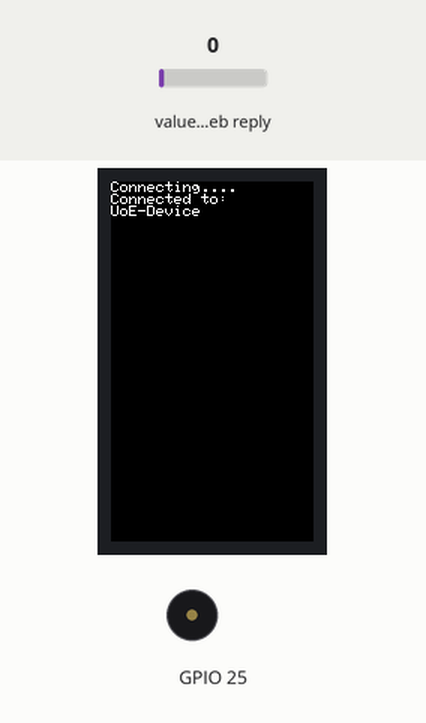
Recording of a sketch running on a simulated ESP32. On the bench: 240×135 colour display, buzzer (waves = sounding). The inputs (shaded band) are chosen by the test bench; at power-on: value in the web reply 0. WiFi joins after 1.5 s; servers stay silent unless stated; web services answer with replies made up by the test bench.

Above: at 5.9 s.
6.0 s: value in the web reply set to 2
At 15.9 s:
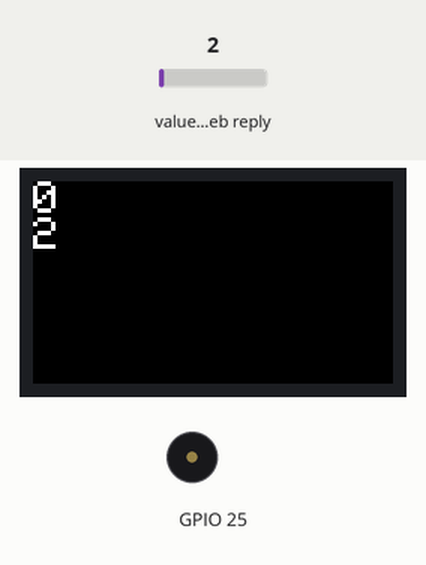
21.8 s: value in the web reply set to 25
At 31.6 s:
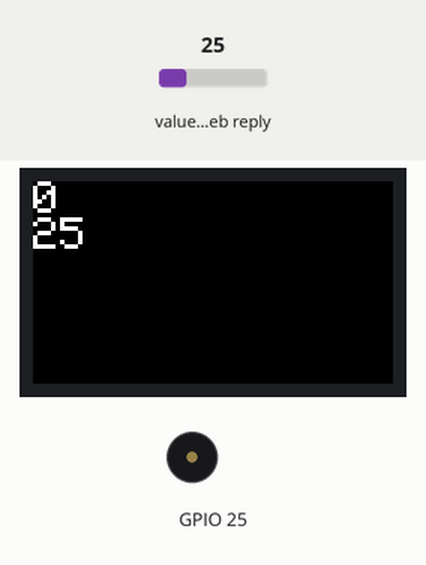
37.6 s: value in the web reply set to 50
At 46.1 s:
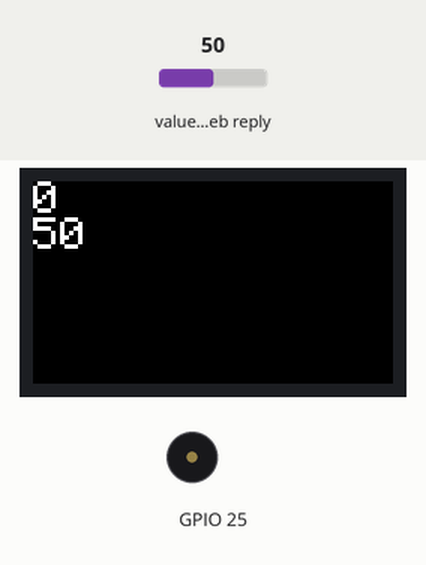
Timing chart, 0 to 47.6 s (numbered marks = the images above; inputs shaded):
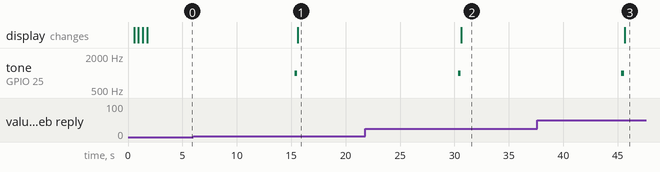

The sketch:

ThingSpeakRead.ino
```cpp
//=======================================================
// File:    ThingSpeakRead.ino
//
// Author:  J. Hathway 2024
//
// Dependencies:
//     - M5StickCPlus Library (M5Stack).
//     - WiFi Library (Arduino).
//     - ThingSpeak Library (MathWorks).
//
// Description:
//     - Read data from the ThingSpeak cloud service.
//     - Read every 15 seconds and print to LCD.
//     - Optional "beep" when message received.
//=======================================================

#include <M5StickCPlus.h>
#include <ThingSpeak.h>
#include <WiFi.h>

//==========================================
//******************************************
// ***CHANGE THESE VARIABLES***
// WiFi details
const char* network = "UoE-Device";
const char* password = "12345678";

// ThingSpeak channel details
unsigned long channelNumber = 1234567;
const char* readAPIKey = "ABCDEFGHIJKLM";

bool buzzer = true;  // buzz when sent?
//******************************************
//==========================================

bool connectToWiFi(const char* ssid, const char* pass);

WiFiClient client;
const unsigned long postingInterval = 15000;  // ThingSpeak has a rate limit of 15 seconds
unsigned long lastRequest = 0;

void setup() {
  M5.begin();

  // Connect to WiFi
  while (!connectToWiFi(network, password)) {
    delay(1000);
    M5.Lcd.setCursor(0, 0);
    M5.Lcd.fillScreen(BLACK);
  }

  delay(1000);

  // Start ThingSpeak client
  ThingSpeak.begin(client);

  // Font settings
  M5.Lcd.setRotation(1);
  M5.Lcd.setTextSize(3);
}

//=======================================================
// LOOP
void loop() {

  // EVERY 15 SECONDS
  // - read from ThingSpeak channel
  // - print value to LCD
  if (millis() - lastRequest > postingInterval) {
    lastRequest = millis();

    int statusCode = ThingSpeak.readMultipleFields(channelNumber, readAPIKey);

    if (statusCode == 200) {
      // Read value from ThingSpeak channel
      String statusMessage = ThingSpeak.getStatus();  // Status message
      int incomingValue = ThingSpeak.readIntField(channelNumber, 1, readAPIKey);

      // Buzz?
      if (buzzer) {
        M5.Beep.tone(1000);
        delay(250);
        M5.Beep.mute();
      }

      // Print to LCD
      M5.Lcd.fillScreen(BLACK);
      M5.Lcd.setCursor(0, 0);
      M5.Lcd.println(statusMessage);
      M5.Lcd.println(incomingValue);
    } else {
      M5.Lcd.fillScreen(BLACK);
      M5.Lcd.setCursor(0, 0);
      M5.Lcd.println("Err. msg not received");
    }
  }

  delay(25);
}

//=======================================================
// CONNECT TO WIFI FUNCTION
bool connectToWiFi(const char* ssid, const char* pass) {
  M5.Lcd.print("Connecting");

  // initialise - WIFI_STA = Station Mode
  WiFi.mode(WIFI_STA);
  WiFi.begin(ssid, pass);

  // start timer
  unsigned long startAttemptTime = millis();

  // while not connected to WiFi AND before timeout
  while (WiFi.status() != WL_CONNECTED && millis() - startAttemptTime < 30000) {
    M5.Lcd.print(".");
    delay(400);
  }

  // Print status to LCD
  if (WiFi.status() != WL_CONNECTED) {
    M5.Lcd.println("\nErr: Failed to connect");
    delay(2000);
    return false;
  } else {
    M5.Lcd.println("\nConnected to:");
    M5.Lcd.println(ssid);
    delay(2000);
    return true;
  }
}
```

Measured:
- after the input at 6.0 s, the display: changes after 9.6 s (image 1)
- after the input at 21.8 s, the display: changes after 8.8 s (image 2)
- after the input at 37.6 s, the display: changes after 8.1 s (image 3)
